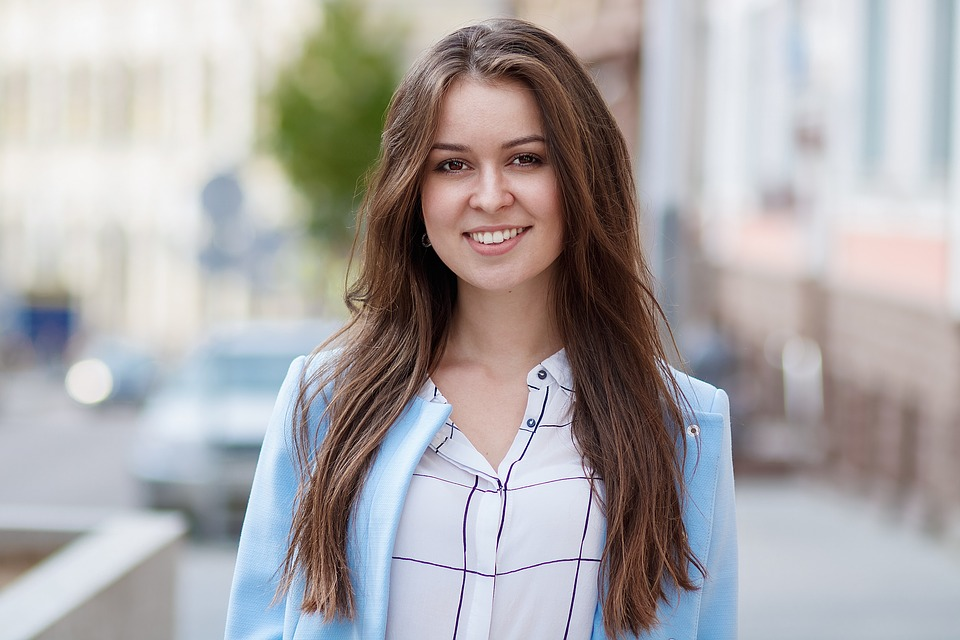
#> input picture AI/Machine learning/woman.jpg, 960 x 640 px
$ python Kmean.py
#> lines starting #> are read from the running program, lines starting #| are printed output that depends on the picture
import matplotlib.image as mpimg
import matplotlib.pyplot as plt
import numpy as np
from sklearn.cluster import KMeans

img = mpimg.imread('woman.jpg')
#> img is the input picture: shape (640, 960, 3); mean R, G, B 172, 168.4, 168.7
plt.imshow(img)
imgplot = plt.imshow(img)
plt.axis('off')
plt.show()
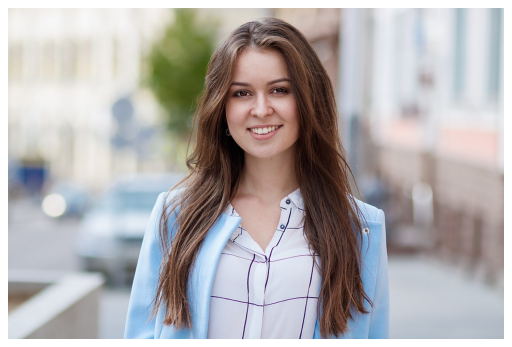
#> figure drawn by matplotlib, 1 panel
X = img.reshape((img.shape[0]*img.shape[1], img.shape[2]))
for K in [2, 5, 10, 15, 20]:
    kmeans = KMeans(n_clusters=K).fit(X)
    label = kmeans.predict(X)

    img4 = np.zeros_like(X)
    # replace each pixel by its center
    for k in range(K):
        img4[label == k] = kmeans.cluster_centers_[k]
    # reshape and display output image
    img5 = img4.reshape((img.shape[0], img.shape[1], img.shape[2]))
    plt.imshow(img5, interpolation='nearest')
    plt.axis('off')
    plt.show()
#> this loop made 5 passes
#> pass 1, `plt.show()`:
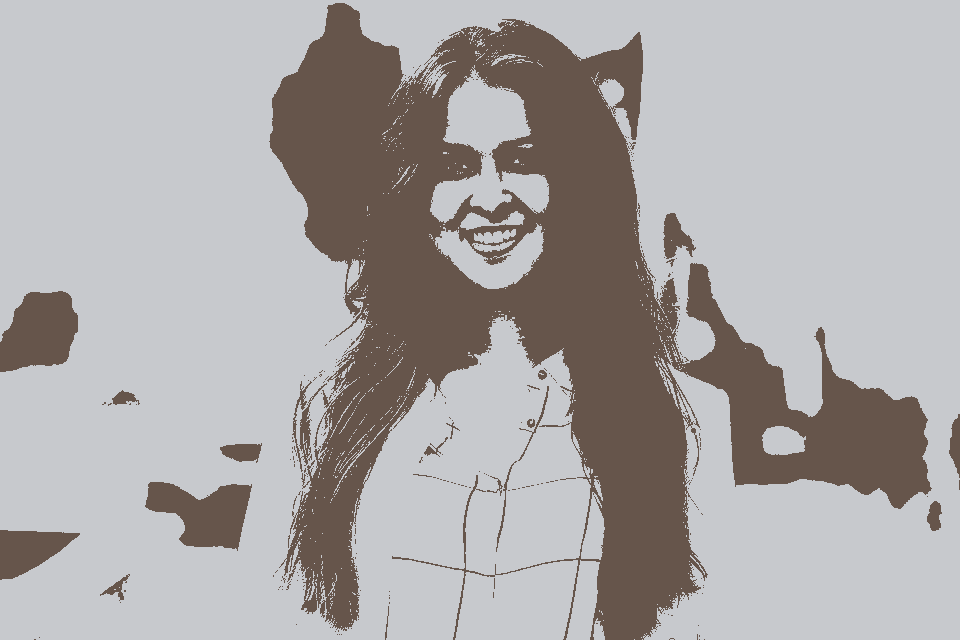
#> shown: shape (640, 960, 3); mean R, G, B 171.4, 168, 168
#> pass 2, `plt.show()`:
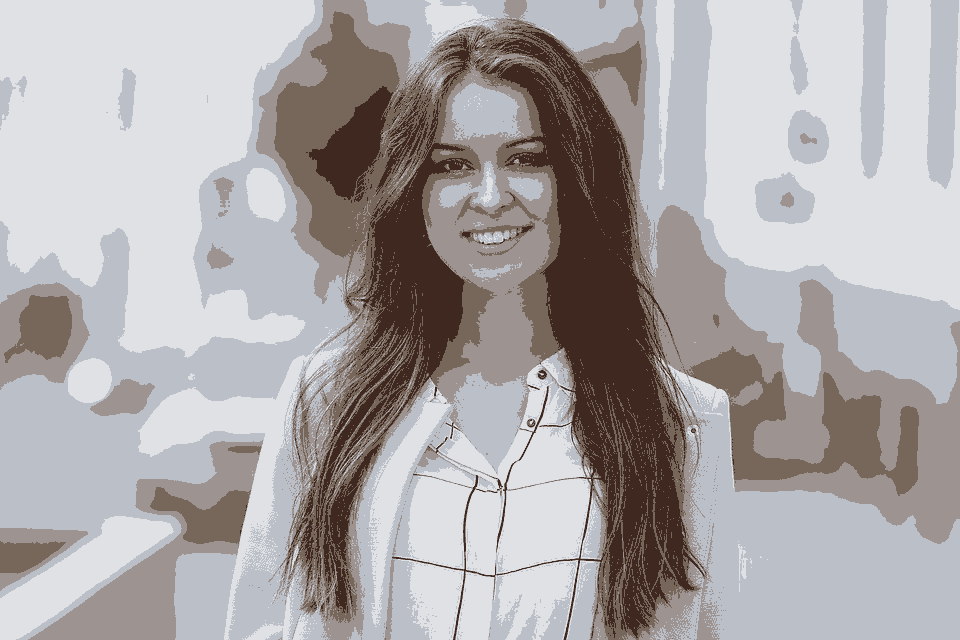
#> shown: shape (640, 960, 3); mean R, G, B 171.7, 167.8, 168.3
for K in [3]:
    kmeans = KMeans(n_clusters=K).fit(X)
    label = kmeans.predict(X)

    img4 = np.zeros_like(X)
    # replace each pixel by its center
    for k in range(K):
        img4[label == k] = kmeans.cluster_centers_[k]
    # reshape and display output image
    img5 = img4.reshape((img.shape[0], img.shape[1], img.shape[2]))
    plt.imshow(img5, interpolation='nearest')
    plt.axis('off')
    plt.show()
#> this loop made 1 pass
#> pass 1, `plt.show()`:
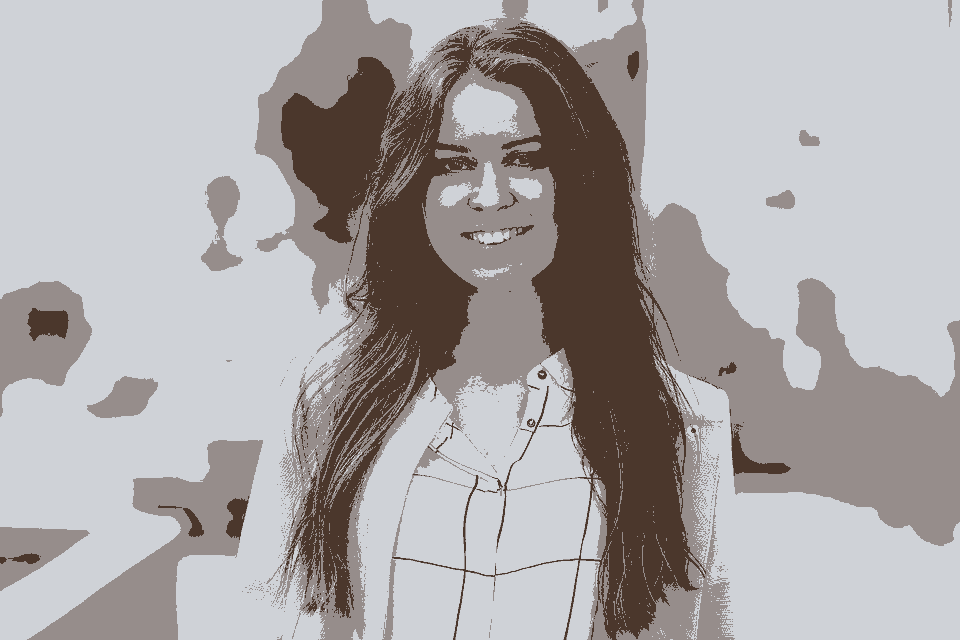
#> shown: shape (640, 960, 3); mean R, G, B 171.4, 167.6, 168.3
